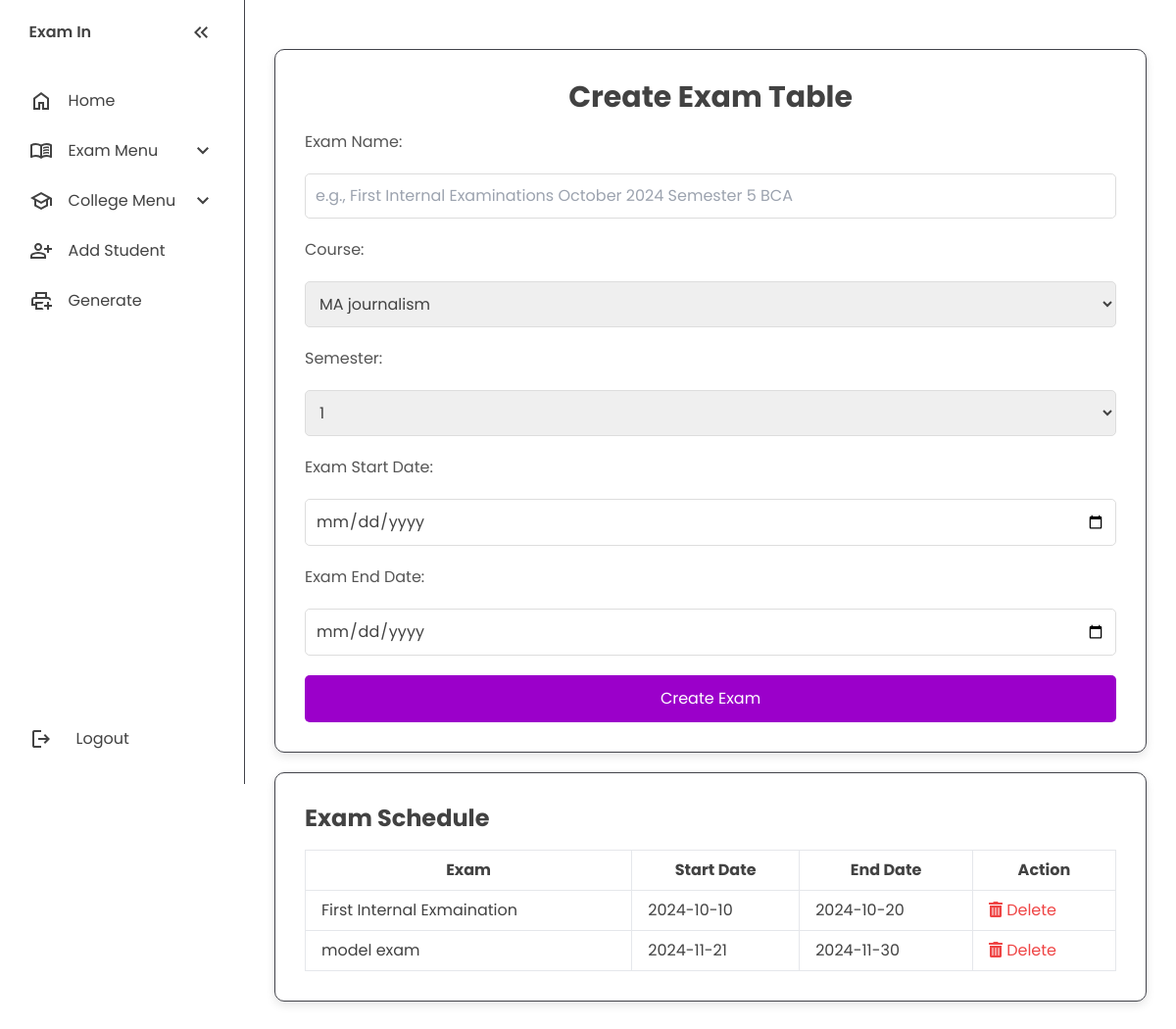
The page /teacher-page/addExam.php on the database its author committed.
### tables this page shows
CREATE TABLE IF NOT EXISTS `exams` (
  `exam_id` int NOT NULL AUTO_INCREMENT,
  `exam_name` varchar(150) NOT NULL,
  `course_id` int DEFAULT NULL,
  `semester_id` int DEFAULT NULL,
  `start_date` date DEFAULT NULL,
  `end_date` date DEFAULT NULL,
  PRIMARY KEY (`exam_id`),
  KEY `course_id` (`course_id`),
  KEY `semester_id` (`semester_id`)
);

### teacher-page/addExam.php (the view, shortened to what this page needs)
<?php
include 'config.php';
$courseQuery = "SELECT course_id, course_name FROM courses";
$courseResult = mysqli_query($conn, $courseQuery);
$semesterQuery = "SELECT semester_id, semester_name FROM semesters";
$semesterResult = mysqli_query($conn, $semesterQuery);
$sql = "SELECT * FROM exams";
$result = $conn->query($sql);
?>
<!DOCTYPE html>
<html lang="en">
  <head>
    <script src="https://cdn.tailwindcss.com"></script>
    <link rel="stylesheet" href="style.css" />
    <link rel="stylesheet" href="https://cdnjs.cloudflare.com/ajax/libs/font-awesome/5.15.3/css/all.min.css" />
  </head>
  <body>
  <nav id="sidebar">
  <ul>
    <li>
      <span class="logo">Exam In</span>
      <button onclick="toggleSidebar()" id="toggle-btn">
        <svg
          xmlns="http://www.w3.org/2000/svg"
          height="24px"
          viewBox="0 -960 960 960"
          width="24px"
          fill="#5f6368"
        >
          <path
            d="M440-240 200-480l240-240 56 56-183 184 183 184-56 56Zm264 0L464-480l240-240 56 56-183 184 183 184-56 56Z"
          />
        </svg>
      </button>
    </li>
    <li>
      <a href="index.html">
        <svg
          xmlns="http://www.w3.org/2000/svg"
          height="24px"
          viewBox="0 -960 960 960"
          width="24px"
          fill="#5f6368"
        >
          <path
            d="M240-200h120v-240h240v240h120v-360L480-740 240-560v360Zm-80 80v-480l320-240 320 240v480H520v-240h-80v240H160Zm320-350Z"
          />
        </svg>
        <span>Home</span>
      </a>
    </li>
    <li>
      <button onclick="toggleSubMenu(this)" class="dropdown-btn">
        <span>Exam Menu</span>
        <svg
          xmlns="http://www.w3.org/2000/svg"
          height="24px"
          viewBox="0 -960 960 960"
          width="24px"
          fill="#5f6368"
        >
          <path d="M480-344 240-584l56-56 184 184 184-184 56 56-240 240Z" />
        </svg>
      </button>
    </li>
    <li>
      <button onclick="toggleSubMenu(this)" class="dropdown-btn">
        <svg
          xmlns="http://www.w3.org/2000/svg"
          height="24px"
          viewBox="0 -960 960 960"
          width="24px"
          fill="#5f6368"
        >
          <path
            d="M480-120 200-272v-240L40-600l440-240 440 240v320h-80v-276l-80 44v240L480-120Zm0-332 274-148-274-148-274 148 274 148Zm0 241 200-108v-151L480-360 280-470v151l200 108Zm0-241Zm0 90Zm0 0Z"
          />
        </svg>
        <span>College Menu</span>
        <svg
          xmlns="http://www.w3.org/2000/svg"
          height="24px"
          viewBox="0 -960 960 960"
          width="24px"
          fill="#5f6368"
        >
          <path d="M480-344 240-584l56-56 184 184 184-184 56 56-240 240Z" />
        </svg>
      </button>
    </li>
    <li>
      <a href="addStudent.php">
        <span>Add Student</span>
      </a>
    </li>
    <li>
      <a href="generateTicket.php">
        <span>Generate</span>
      </a>
    </li>
    <div class="logout-container">
      <li>
        <a href="../Login-Signup/Login/index.html">
          <svg
            xmlns="http://www.w3.org/2000/svg"
            height="24px"
            viewBox="0 -960 960 960"
            width="24px"
            fill="#5f6368"
          >
            <path
              d="M200-120q-33 0-56.5-23.5T120-200v-560q0-33 23.5-56.5T200-840h280v80H200v560h280v80H200Zm440-160-55-58 102-102H360v-80h327L585-622l55-58 200 200-200 200Z"
            />
          </svg>
          <span>Logout</span>
        </a>
      </li>
    </div>
  </ul>
</nav>
    <main>
      <div class="addExam container">
        <h1 class="text-3xl font-bold mx-auto text-center mb-4">Create Exam Table</h1>
        <form id="examForm" action="addExam.php" method="post">
          <label for="exam_name">Exam Name:</label>
          <input type="text" id="exam_name" name="exam_name" placeholder="e.g., First Internal Examinations October 2024 Semester 5 BCA" required>
          <label for="course_id">Course:</label>
          <select id="course_id" name="course_id" required>
          <?php while ($course = mysqli_fetch_assoc($courseResult)): ?>
            <option value="<?= $course['course_id'] ?>"><?= htmlspecialchars($course['course_name']) ?></option>
        <?php endwhile; ?>
          </select>
          <label for="semester_id">Semester:</label>
          <select id="semester_id" name="semester_id" required>
          <?php while ($semester = mysqli_fetch_assoc($semesterResult)): ?>
            <option value="<?= $semester['semester_id'] ?>"><?= htmlspecialchars($semester['semester_name']) ?></option>
        <?php endwhile; ?>
          </select>
          <label for="start_date">Exam Start Date:</label>
          <input type="date" id="start_date" name="start_date" required>
          <label for="end_date">Exam End Date:</label>
          <input type="date" id="end_date" name="end_date" required>
            <input type="submit" name="submit-btn" class="submit-btn" value="Create Exam" />
        </form>
      </div>
      <div class="container mx-auto">
    <h1 class="text-2xl font-bold mb-4">Exam Schedule</h1>
    <div class="overflow-x-auto">
        <table class="min-w-full bg-white border border-gray-200">
            <thead>
                <tr>
                    <th class="py-2 px-4 border-b border-r">Exam</th>
                    <th class="py-2 px-4 border-b border-r">Start Date</th>
                    <th class="py-2 px-4 border-b border-r">End Date</th>
                    <th class="py-2 px-4 border-b">Action</th>
                </tr>
            </thead>
            <tbody>
                <?php
                if ($result->num_rows > 0) {
                    while($row = $result->fetch_assoc()) {
                        echo "<tr>";
                        echo "<td class='py-2 px-4 border-b border-r'>" . htmlspecialchars($row["exam_name"]) . "</td>";
                        echo "<td class='py-2 px-4 border-b border-r'>" . htmlspecialchars($row["start_date"]) . "</td>";
                        echo "<td class='py-2 px-4 border-b border-r'>" . htmlspecialchars($row["end_date"]) . "</td>";
                        echo "<td class='py-2 px-4 border-b'><a href='delete_exam.php?exam_id=" . $row["exam_id"] . "' class='text-red-500 hover:text-red-700' onclick='return confirm(\"Are you sure you want to delete this Exam?\");'><i class='fas fa-trash-alt'></i> Delete</a></td>";
                        echo "</tr>";
                    }
                } else {
                    echo "<tr><td colspan='4' class='py-2 px-4 border-b'>No exams found</td></tr>";
                }
                ?>
            </tbody>
        </table>
    </div>
</div>
    </main>
  </body>
</html>

### teacher-page/style.css (style rules this page uses)
:root { --base-clr: #ffffff; --line-clr: #42434a; --hover-clr: #f1f1f1; --text-clr: #424242; --accent-clr: #9b00ca; --secondary-accent-clr: #7b3291; --secondary-text-clr: #858585; }
* { margin: 0; padding: 0; }
html { font-family: Poppins, "Segoe UI", Tahoma, Geneva, Verdana, sans-serif; line-height: 1.5rem; }
body { min-height: 100vh; min-height: 100dvh; background-color: var(--base-clr); color: var(--text-clr); display: grid; grid-template-columns: auto 1fr; grid-template-rows: 1fr auto; min-height: 100vh; }
#sidebar { box-sizing: border-box; height: 100vh; width: 250px; padding: 5px 1em; background-color: var(--base-clr); border-right: 1px solid var(--line-clr); position: sticky; top: 0; align-self: start; transition: 300ms ease-in-out; overflow: hidden; text-wrap: nowrap; }
#sidebar ul { list-style: none; }
#sidebar a, #sidebar .dropdown-btn, #sidebar .logo { border-radius: 0.5em; padding: 0.85em; text-decoration: none; color: var(--text-clr); display: flex; align-items: center; gap: 1em; }
.dropdown-btn { width: 100%; text-align: left; background: none; border: none; font: inherit; cursor: pointer; }
#sidebar svg { flex-shrink: 0; fill: var(--text-clr); }
#sidebar a span, #sidebar .dropdown-btn span { flex-grow: 2; }
.dropdown-btn svg { transition: 200ms ease; }
#sidebar { display: flex; flex-direction: column; height: 100vh; }
#sidebar ul { flex-grow: 1; display: flex; flex-direction: column; }
.logout-container { margin-top: auto; margin-bottom: 15px; }
.logout-container li { list-style: none; }
.logout-container a { text-decoration: none; color: #5f6368; display: flex; align-items: center; }
.logout-container svg { margin-right: 8px; }
main { padding: min(30px, 7%); }
.container { border: 1px solid var(--line-clr); border-radius: 1em; margin-bottom: 20px; padding: min(3em, 15%); }
.container { background-color: #ffffff; border-radius: 10px; padding: 30px; box-shadow: 0 4px 10px rgba(0, 0, 0, 0.1); margin: 20px auto; }
.addExam.container { max-width: 1000px; }
form { display: flex; flex-direction: column; gap: 20px; }
form label { font-size: 16px; color: #555; }
form input[type="text"], form input[type="date"], form input[type="number"], form input[type="email"], form input[type="tel"], form select, form textarea { padding: 10px; border: 1px solid #ddd; border-radius: 5px; font-size: 16px; width: 100%; box-sizing: border-box; transition: border-color 0.3s ease; }
input::placeholder, textarea::placeholder { font-family: Poppins, "Segoe UI", Tahoma, Geneva, Verdana, sans-serif; color: #aaa; font-size: 16px; }
form input[type="submit"] { font-family: Poppins, "Segoe UI", Tahoma, Geneva, Verdana, sans-serif; padding: 12px; background-color: var(--accent-clr); color: var(--base-clr); font-size: 16px; border: none; border-radius: 5px; cursor: pointer; transition: background-color 0.3s ease; }

### teacher-page/addExam.php (style rules this page uses)
html { font-family: 'Poppins', sans-serif; }
body { font-family: 'Poppins', sans-serif; }

### rows shown on the page
exams: exam_name "First Internal Exmaination", start_date "2024-10-10", end_date "2024-10-20"
exams: exam_name "model exam", start_date "2024-11-21", end_date "2024-11-30"

### other values the page prints
form field course_id "MA journalism"
form field semester_id "1"
